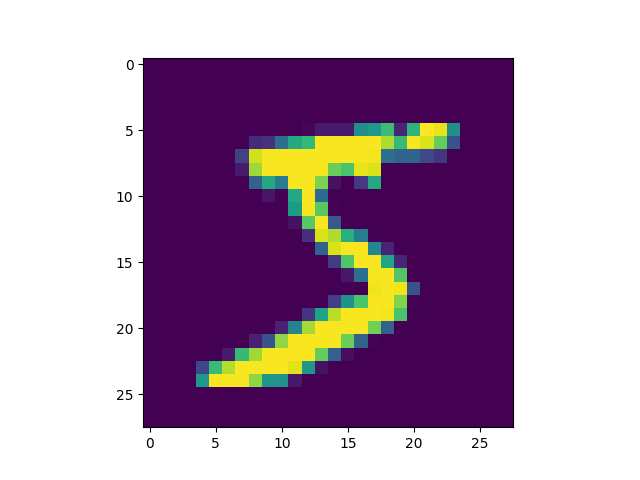

This figure's Python source:
from __future__ import absolute_import, division, print_function
import tensorflow as tf
tf.keras.backend.clear_session()
import tensorflow.keras as keras
import tensorflow.keras.layers as layers
import matplotlib.pyplot as plt

# class MyLayer(layers.Layer):
#     def __init__(self, input_dim=32, unit=32):
#         super(MyLayer, self).__init__()
        
#         w_init = tf.random_normal_initializer()
#         self.weight = tf.Variable(initial_value=w_init(
#             shape=(input_dim, unit), dtype=tf.float32), trainable=True)
        
#         b_init = tf.zeros_initializer()
#         self.bias = tf.Variable(initial_value=b_init(
#             shape=(unit,), dtype=tf.float32), trainable=True)
    
#     def call(self, inputs):
#         return tf.matmul(inputs, self.weight) + self.bias
        
# x = tf.ones((3,5))
# my_layer = MyLayer(5, 4)
# out = my_layer(x)
# print(out)

# 采样网络
class Sampling(layers.Layer):
    def call(self, inputs):
        z_mean, z_log_var = inputs
        batch = tf.shape(z_mean)[0]
        dim = tf.shape(z_mean)[1]
        epsilon = tf.keras.backend.random_normal(shape=(batch, dim))
        return z_mean + tf.exp(0.5*z_log_var) * epsilon
# 编码器
class Encoder(layers.Layer):
    def __init__(self, latent_dim=32, 
                intermediate_dim=64, name='encoder', **kwargs):
        super(Encoder, self).__init__(name=name, **kwargs)
        self.dense_proj = layers.Dense(intermediate_dim, activation='relu')
        self.dense_mean = layers.Dense(latent_dim)
        self.dense_log_var = layers.Dense(latent_dim)
        self.sampling = Sampling()
        
    def call(self, inputs):
        h1 = self.dense_proj(inputs)
        z_mean = self.dense_mean(h1)
        z_log_var = self.dense_log_var(h1)
        z = self.sampling((z_mean, z_log_var))
        return z_mean, z_log_var, z
        
# 解码器
class Decoder(layers.Layer):
    def __init__(self, original_dim, 
                 intermediate_dim=64, name='decoder', **kwargs):
        super(Decoder, self).__init__(name=name, **kwargs)
        self.dense_proj = layers.Dense(intermediate_dim, activation='relu')
        self.dense_output = layers.Dense(original_dim, activation='sigmoid')
    def call(self, inputs):
        h1 = self.dense_proj(inputs)
        return self.dense_output(h1)
    
# 变分自编码器
class VAE(tf.keras.Model):
    def __init__(self, original_dim, latent_dim=32, 
                intermediate_dim=64, name='encoder', **kwargs):
        super(VAE, self).__init__(name=name, **kwargs)
    
        self.original_dim = original_dim
        self.encoder = Encoder(latent_dim=latent_dim,
                              intermediate_dim=intermediate_dim)
        self.decoder = Decoder(original_dim=original_dim,
                              intermediate_dim=intermediate_dim)
    def call(self, inputs):
        z_mean, z_log_var, z = self.encoder(inputs)
        reconstructed = self.decoder(z)
        
        kl_loss = -0.5*tf.reduce_sum(
            z_log_var-tf.square(z_mean)-tf.exp(z_log_var)+1)
        self.add_loss(kl_loss)
        return reconstructed

class ImEncoder(tf.keras.Model):
    def __init__(self,original_dim,latent_dim=32,intermediate_dim=64,name='ImEncoder',**kwargs):
        super(ImEncoder,self).__init__(name=name,**kwargs)
        
        self.original_dim =  original_dim
        self.encoder = Encoder(latent_dim=latent_dim,
                              intermediate_dim=intermediate_dim)
    
    def call(self,inputs):
        z_mean,z_log_var,z = self.encoder(inputs)
        return z
        
# ————————————————
# 版权声明：本文为CSDN博主「Doit_」的原创文章，遵循 CC 4.0 BY-SA 版权协议，转载请附上原文出处链接及本声明。
# 原文链接：https://blog.csdn.net/qq_31456593/java/article/details/88605387

(x_train, _), _ = tf.keras.datasets.mnist.load_data()
#print("xtrain",x_train[0])
plt.imshow(x_train[0]) # 显示黑白图像
plt.savefig("x_train0.png")
plt.imshow(x_train[1])
plt.savefig("x_train1.png")
x_train = x_train.reshape(60000, 784).astype('float32') / 255
vae = VAE(784,32,64)
optimizer = tf.keras.optimizers.Adam(learning_rate=1e-3)

vae.compile(optimizer, loss=tf.keras.losses.MeanSquaredError())
vae.fit(x_train, x_train, epochs=3, batch_size=64)
x_test0 = x_train[0:1]
x_test1 = x_train[1]
im2state = ImEncoder(784,32,64)
state1 = im2state(x_test0)
# state2 = im2state(x_test1)
print(state1)
